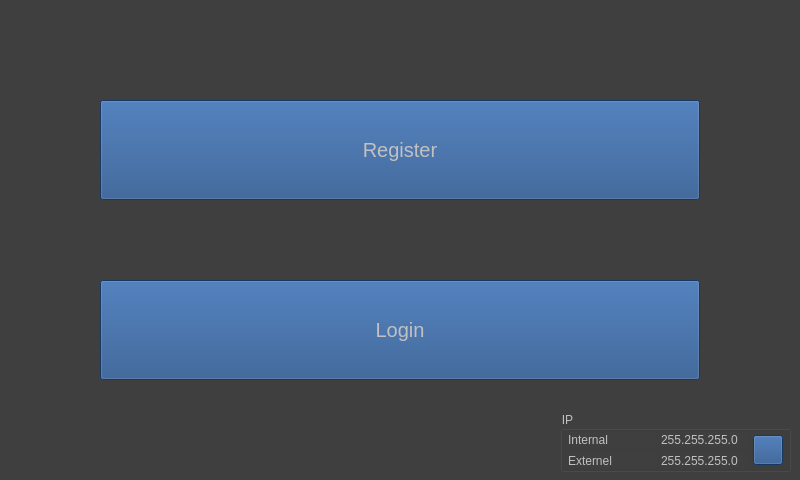
<?xml version="1.0" encoding="UTF-8"?>
<ui version="4.0">
 <class>HomeWidget</class>
 <widget class="QWidget" name="HomeWidget">
  <property name="geometry">
   <rect>
    <x>0</x>
    <y>0</y>
    <width>800</width>
    <height>480</height>
   </rect>
  </property>
  <property name="windowTitle">
   <string>HomeWidget</string>
  </property>
  <property name="styleSheet">
   <string notr="true">QWidget
{
	background-color: rgb(63, 63, 63);
	
	color: rgb(154, 154, 154);
	color: rgb(193, 193, 193);
}
QPushButton
{
	background-color: rgb(34, 77, 136);
}
</string>
  </property>
  <widget class="QPushButton" name="registerButton">
   <property name="geometry">
    <rect>
     <x>100</x>
     <y>100</y>
     <width>600</width>
     <height>100</height>
    </rect>
   </property>
   <property name="sizePolicy">
    <sizepolicy hsizetype="Minimum" vsizetype="Minimum">
     <horstretch>0</horstretch>
     <verstretch>0</verstretch>
    </sizepolicy>
   </property>
   <property name="minimumSize">
    <size>
     <width>600</width>
     <height>100</height>
    </size>
   </property>
   <property name="maximumSize">
    <size>
     <width>600</width>
     <height>100</height>
    </size>
   </property>
   <property name="font">
    <font>
     <pointsize>15</pointsize>
    </font>
   </property>
   <property name="text">
    <string>Register</string>
   </property>
   <property name="icon">
    <iconset>
     <normaloff>resources/register.png</normaloff>resources/register.png</iconset>
   </property>
   <property name="iconSize">
    <size>
     <width>60</width>
     <height>60</height>
    </size>
   </property>
  </widget>
  <widget class="QPushButton" name="loginButton">
   <property name="geometry">
    <rect>
     <x>100</x>
     <y>280</y>
     <width>600</width>
     <height>100</height>
    </rect>
   </property>
   <property name="sizePolicy">
    <sizepolicy hsizetype="Minimum" vsizetype="Minimum">
     <horstretch>0</horstretch>
     <verstretch>0</verstretch>
    </sizepolicy>
   </property>
   <property name="minimumSize">
    <size>
     <width>600</width>
     <height>100</height>
    </size>
   </property>
   <property name="maximumSize">
    <size>
     <width>600</width>
     <height>100</height>
    </size>
   </property>
   <property name="font">
    <font>
     <pointsize>15</pointsize>
    </font>
   </property>
   <property name="text">
    <string>Login</string>
   </property>
   <property name="icon">
    <iconset>
     <normaloff>resources/login.png</normaloff>resources/login.png</iconset>
   </property>
   <property name="iconSize">
    <size>
     <width>60</width>
     <height>60</height>
    </size>
   </property>
  </widget>
  <widget class="QGroupBox" name="groupBox">
   <property name="geometry">
    <rect>
     <x>560</x>
     <y>411</y>
     <width>231</width>
     <height>61</height>
    </rect>
   </property>
   <property name="title">
    <string>IP</string>
   </property>
   <layout class="QGridLayout" name="gridLayout">
    <property name="leftMargin">
     <number>5</number>
    </property>
    <property name="topMargin">
     <number>1</number>
    </property>
    <property name="rightMargin">
     <number>5</number>
    </property>
    <property name="bottomMargin">
     <number>1</number>
    </property>
    <item row="0" column="1">
     <widget class="QLabel" name="internelIpLabel">
      <property name="minimumSize">
       <size>
        <width>0</width>
        <height>0</height>
       </size>
      </property>
      <property name="maximumSize">
       <size>
        <width>16777215</width>
        <height>999999</height>
       </size>
      </property>
      <property name="font">
       <font>
        <pointsize>9</pointsize>
       </font>
      </property>
      <property name="text">
       <string>255.255.255.0</string>
      </property>
      <property name="alignment">
       <set>Qt::AlignLeading|Qt::AlignLeft|Qt::AlignVCenter</set>
      </property>
     </widget>
    </item>
    <item row="1" column="0">
     <widget class="QLabel" name="ipLabel_4">
      <property name="minimumSize">
       <size>
        <width>0</width>
        <height>0</height>
       </size>
      </property>
      <property name="maximumSize">
       <size>
        <width>16777215</width>
        <height>999999</height>
       </size>
      </property>
      <property name="font">
       <font>
        <pointsize>9</pointsize>
       </font>
      </property>
      <property name="text">
       <string>Externel</string>
      </property>
      <property name="alignment">
       <set>Qt::AlignLeading|Qt::AlignLeft|Qt::AlignVCenter</set>
      </property>
     </widget>
    </item>
    <item row="1" column="1">
     <widget class="QLabel" name="externelIpLabel">
      <property name="minimumSize">
       <size>
        <width>0</width>
        <height>0</height>
       </size>
      </property>
      <property name="maximumSize">
       <size>
        <width>16777215</width>
        <height>999999</height>
       </size>
      </property>
      <property name="font">
       <font>
        <pointsize>9</pointsize>
       </font>
      </property>
      <property name="text">
       <string>255.255.255.0</string>
      </property>
      <property name="alignment">
       <set>Qt::AlignLeading|Qt::AlignLeft|Qt::AlignVCenter</set>
      </property>
     </widget>
    </item>
    <item row="0" column="0">
     <widget class="QLabel" name="ipLabel_3">
      <property name="minimumSize">
       <size>
        <width>0</width>
        <height>0</height>
       </size>
      </property>
      <property name="maximumSize">
       <size>
        <width>16777215</width>
        <height>999999</height>
       </size>
      </property>
      <property name="font">
       <font>
        <pointsize>9</pointsize>
       </font>
      </property>
      <property name="text">
       <string>Internal</string>
      </property>
      <property name="alignment">
       <set>Qt::AlignLeading|Qt::AlignLeft|Qt::AlignVCenter</set>
      </property>
     </widget>
    </item>
    <item row="0" column="2" rowspan="2">
     <widget class="QPushButton" name="refreshButton">
      <property name="enabled">
       <bool>true</bool>
      </property>
      <property name="minimumSize">
       <size>
        <width>30</width>
        <height>30</height>
       </size>
      </property>
      <property name="maximumSize">
       <size>
        <width>30</width>
        <height>16777215</height>
       </size>
      </property>
      <property name="font">
       <font>
        <pointsize>12</pointsize>
       </font>
      </property>
      <property name="text">
       <string/>
      </property>
      <property name="icon">
       <iconset>
        <normaloff>resources/refresh.png</normaloff>resources/refresh.png</iconset>
      </property>
      <property name="iconSize">
       <size>
        <width>15</width>
        <height>15</height>
       </size>
      </property>
      <property name="checkable">
       <bool>false</bool>
      </property>
     </widget>
    </item>
   </layout>
  </widget>
 </widget>
 <resources/>
 <connections/>
</ui>
